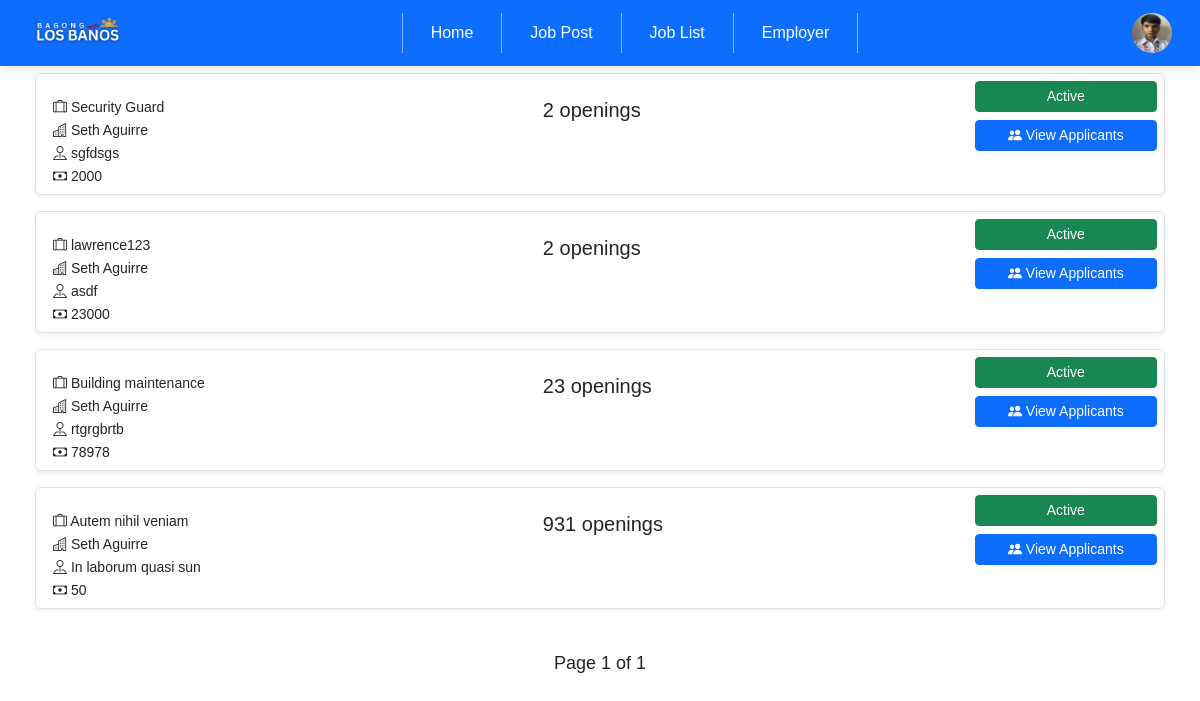
/employer/job_list.php (signed in), run on an earlier commit of the app's database.
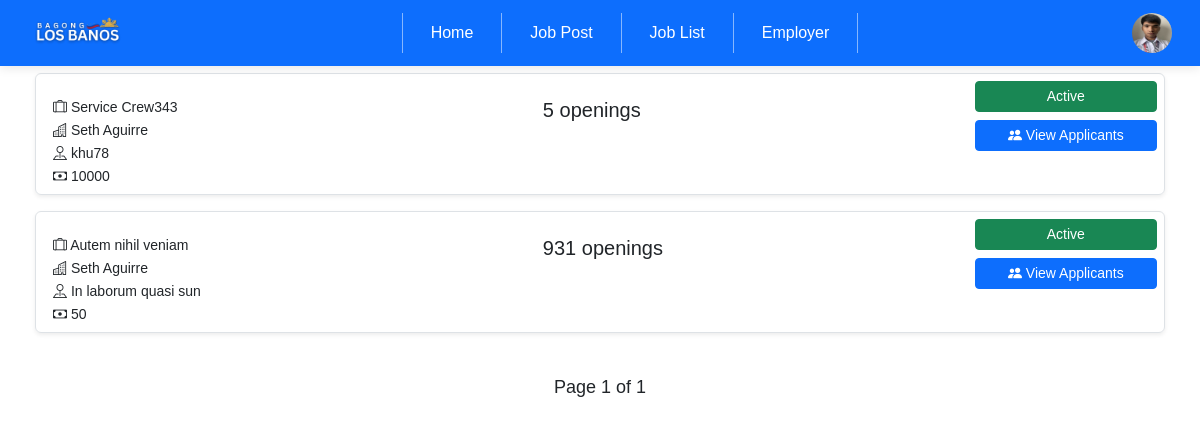
And on a later commit of the database.
### tables this page shows
CREATE TABLE `employer` (
  `id` int(255) NOT NULL,
  `username` varchar(255) NOT NULL,
  `password` varchar(255) NOT NULL,
  `email` varchar(255) NOT NULL,
  `is_verified` tinyint(11) NOT NULL,
  `otp` varchar(255) NOT NULL,
  `otp_expiry` datetime(6) NOT NULL,
  `reset_token` varchar(6) NOT NULL,
  `reset_token_expiry` datetime(6) NOT NULL,
  `types_of_employer` enum('local_agencies','direct_hire','Overseas','local_lb') NOT NULL,
  `fname` varchar(255) NOT NULL,
  `lname` varchar(255) NOT NULL,
  `company_name` varchar(255) NOT NULL,
  `company_address` varchar(255) NOT NULL,
  `company_contact` varchar(255) NOT NULL,
  `hr` varchar(255) NOT NULL,
  `president` varchar(255) NOT NULL,
  `tel_num` varchar(255) NOT NULL,
  `company_email` varchar(255) NOT NULL,
  `hr_email` varchar(255) NOT NULL,
  `company_photo` varchar(255) NOT NULL
);

CREATE TABLE `job_post` (
  `id` int(255) NOT NULL,
  `employer_id` int(255) NOT NULL,
  `job_title` varchar(255) NOT NULL,
  `company_name` varchar(255) NOT NULL,
  `job_type` varchar(255) NOT NULL,
  `salary` varchar(255) NOT NULL,
  `job_description` varchar(255) NOT NULL,
  `selected_option` varchar(255) NOT NULL,
  `vacant` int(255) NOT NULL,
  `requirement` varchar(255) NOT NULL,
  `work_location` varchar(255) NOT NULL,
  `education` varchar(255) NOT NULL,
  `remarks` varchar(255) NOT NULL,
  `date_posted` date NOT NULL,
  `is_active` tinyint(6) NOT NULL
);

### employer/job_list.php (the view, shortened to what this page needs)
<?php
include '../db.php';
$employerid = $_SESSION['employer_id'];
$limit = 5;
$page = isset($_GET['page']) ? (int)$_GET['page'] : 1;
$start = ($page - 1) * $limit;
$totalQuery = "SELECT COUNT(id) AS total FROM job_post WHERE employer_id = $employerid";
$totalResult = $conn->query($totalQuery);
$totalRow = $totalResult->fetch_assoc();
$totalJobs = $totalRow['total'];
$totalPages = ceil($totalJobs / $limit);
$query = "SELECT id, job_title, company_name, salary, vacant, work_location, is_active FROM job_post WHERE employer_id = $employerid ORDER BY date_posted DESC LIMIT $start, $limit";
$result = $conn->query($query);
$sql = "SELECT * FROM employer WHERE id = ?";
$stmt = $conn->prepare($sql);
$stmt->bind_param("i", $employerid);
$stmt->execute();
$result_emp = $stmt->get_result();
$row_emp = $result_emp->fetch_assoc();
?>
<!DOCTYPE html>
<html lang="en">
<head>
    <link href="https://cdn.jsdelivr.net/npm/bootstrap@5.3.0-alpha3/dist/css/bootstrap.min.css" rel="stylesheet">
    <link rel="stylesheet" href="https://cdnjs.cloudflare.com/ajax/libs/font-awesome/6.4.2/css/all.min.css">
    <link rel="stylesheet" href="https://cdn.jsdelivr.net/npm/bootstrap-icons/font/bootstrap-icons.css">
    <link rel="stylesheet" href="css/joblist.css">
</head>
<body>
<nav class="navbar bg-primary text-white py-2">
    <div class="container-fluid">
        <img src="../img/logolb.png" alt="lblogo" style="height: 50px;">
        <div class="d-flex flex-wrap align-items-center">
                <a href="employer_home.php" class="nav-link px-3">Home</a>
            <div class="dropdown">
                <a class="nav-link px-3" href="post_job.php">
                    Job Post
                </a>
            </div>
            <div class="dropdown">
                 <a class="nav-link px-3" href="job_list.php">
                    Job List
                </a>
            </div>
            <div class="dropdown">
                <a class="nav-link px-3" href="employees.php">
                    Employer
                </a>
            </div>
        </div>
        <div class="ms-auto">
            <div class="dropdown">
                <a href="#" class="text-decoration-none mt-5" id="profileDropdown" data-bs-toggle="dropdown" aria-expanded="false">
                    <?php if (!empty($row_emp['company_photo'])): ?>
                        <img id="preview" src="<?php echo $row_emp['company_photo']; ?>" alt="Profile Image" class="img-fluid rounded-circle" style="width: 40px; height: 40px;">
                    <?php else: ?>
                        <img src="../img/user-placeholder.png" alt="Profile Picture" class="img-fluid rounded-circle" style="width: 40px; height: 40px;">
                    <?php endif; ?>
                </a>
            </div>
        </div>
    </div>
</nav>
    <div class="container container-fluid">
    <?php while ($row = $result->fetch_assoc()) { ?>
        <div class="row job-row border rounded mb-3 shadow-sm">
            <a href="jobdetails.php?id=<?= urlencode(base64_encode($row['id'])) ?>" class="text-decoration-none text-dark col-md-10" style="cursor: pointer;">
                <div class="row">
                    <div class="col-md-6 row justify-content-start">
                        <div class="col-md-12 pt-3 text-start">
                            <div class="col"><p class="text-start"><i class="bi bi-suitcase-lg"></i> <?= htmlspecialchars($row['job_title']) ?></p></div>
                            <div class="col"><p class="text-start"><i class="bi bi-buildings"></i> <?= htmlspecialchars($row['company_name']) ?></p></div>
                            <div class="col"><p class="text-start"><i class="bi bi-pin-map"></i> <?= htmlspecialchars($row['work_location']) ?></p></div>
                            <div class="col"><p class="text-start"><i class="bi bi-cash"></i> <?= htmlspecialchars($row['salary']) ?></p></div>
                        </div>
                    </div>
                    <div class="col-md-4 pt-3 text-start">
                        <span class="ms-5 fs-5">
                            <?= htmlspecialchars($row['vacant']) ?> openings
                        </span>
                    </div>
                </div>
            </a>
            <div class="col-md-2 text-start d-flex flex-column">
                <form action="process/hide.php" method="post" class="mb-2">
                    <button type="submit" class="btn btn-sm <?= $row['is_active'] == 1 ? 'btn-success' : 'btn-danger' ?> toggle-status w-100"
                        data-id="<?= $row['id'] ?>"
                        data-status="<?= $row['is_active'] ?>">
                        <?= $row['is_active'] == 1 ? 'Active' : 'Inactive' ?>
                    </button>
                </form>
                <a href="applicant/applicant_list.php?job_id=<?= urlencode(base64_encode($row['id'])) ?>" class="btn btn-primary btn-sm w-100">
                    <i class="bi bi-people-fill"></i> View Applicants
                </a>
            </div>
        </div>
    <?php } ?>
</div>
<div class="pagination justify-content-center">
    <span>Page <?= $page ?> of <?= $totalPages ?></span>
</div>
</body>
</html>

### employer/css/joblist.css (style rules this page uses)
* { margin: 0; padding: 0; box-sizing: border-box; }
body { font-family: Arial, sans-serif; }
.pagination { text-align: center; margin: 20px 0; }
.pagination span { font-size: 18px; margin: 0 10px; }
.job-row { margin: 2px 0; padding: 5px; }
.job-row p { margin: 2px 0; font-size: 14px; }
.job-row span { font-size: 14px; }
.container { padding: 5px; }
.col-md-2, .col-md-8 { padding: 2px; }
.navbar.bg-primary { background-color: #0D6EFD !important; padding: 0.5rem 1rem; box-shadow: 0 2px 10px rgba(0,0,0,0.1); }
.navbar .nav-link { color: white !important; font-size: 1rem; font-weight: 500; padding: 0.5rem 1rem; position: relative; transition: all 0.3s ease; margin: 0 0.25rem; border-radius: 4px; }
.navbar .nav-link::before { content: ''; position: absolute; width: 0; height: 2px; background: white; bottom: 5px; left: 50%; transform: translateX(-50%); transition: width 0.3s ease; }

What changed in the data, as far as the page shows it:
removed job_post: job_title "Security Guard", company_name "Seth Aguirre", work_location "sgfdsgs", salary "2000", vacant "2", is_active "Active"
removed job_post: job_title "lawrence123", company_name "Seth Aguirre", work_location "asdf", salary "23000", vacant "2", is_active "Active"
removed job_post: job_title "Building maintenance", company_name "Seth Aguirre", work_location "rtgrgbrtb", salary "78978", vacant "23", is_active "Active"
added job_post: job_title "Service Crew343", company_name "Seth Aguirre", work_location "khu78", salary "10000", vacant "5", is_active "Active"
